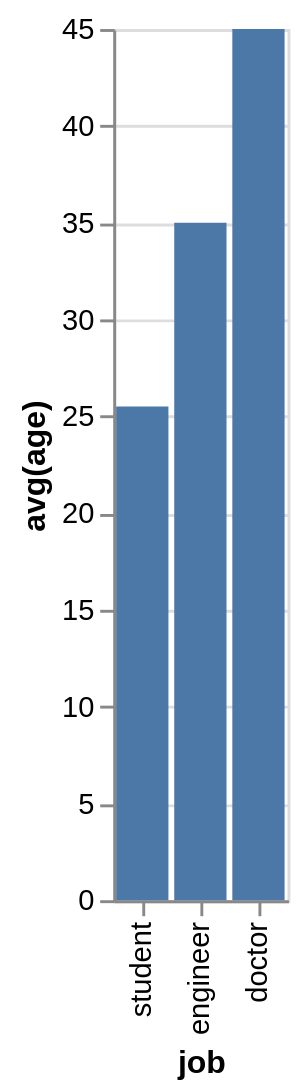

Write the Vega-Lite specification saved for this chart.
### Vega-Lite specification from a JSON file in a GitHub repository (floating-point values rounded to 4 significant figures)
{"data": {"values": [{"x_data": "student", "y_data": 25.5}, {"x_data": "engineer", "y_data": 35}, {"x_data": "doctor", "y_data": 45}]}, "mark": "bar", "encoding": {"x": {"field": "x_data", "type": "nominal", "title": "job", "sort": {"op": "sum", "field": "y_data", "order": "ascending"}}, "y": {"field": "y_data", "type": "quantitative", "title": "avg(age)"}}}
